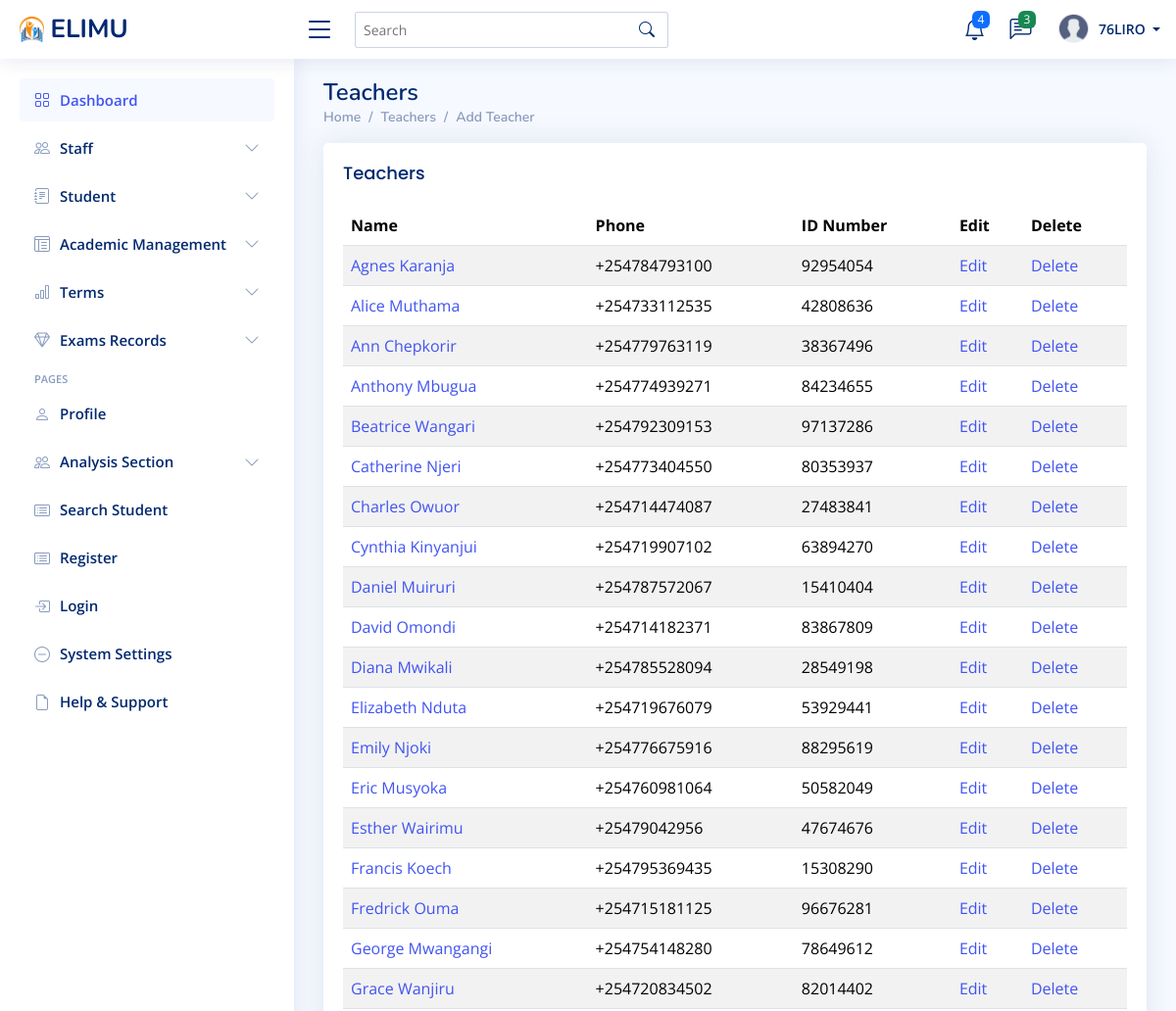
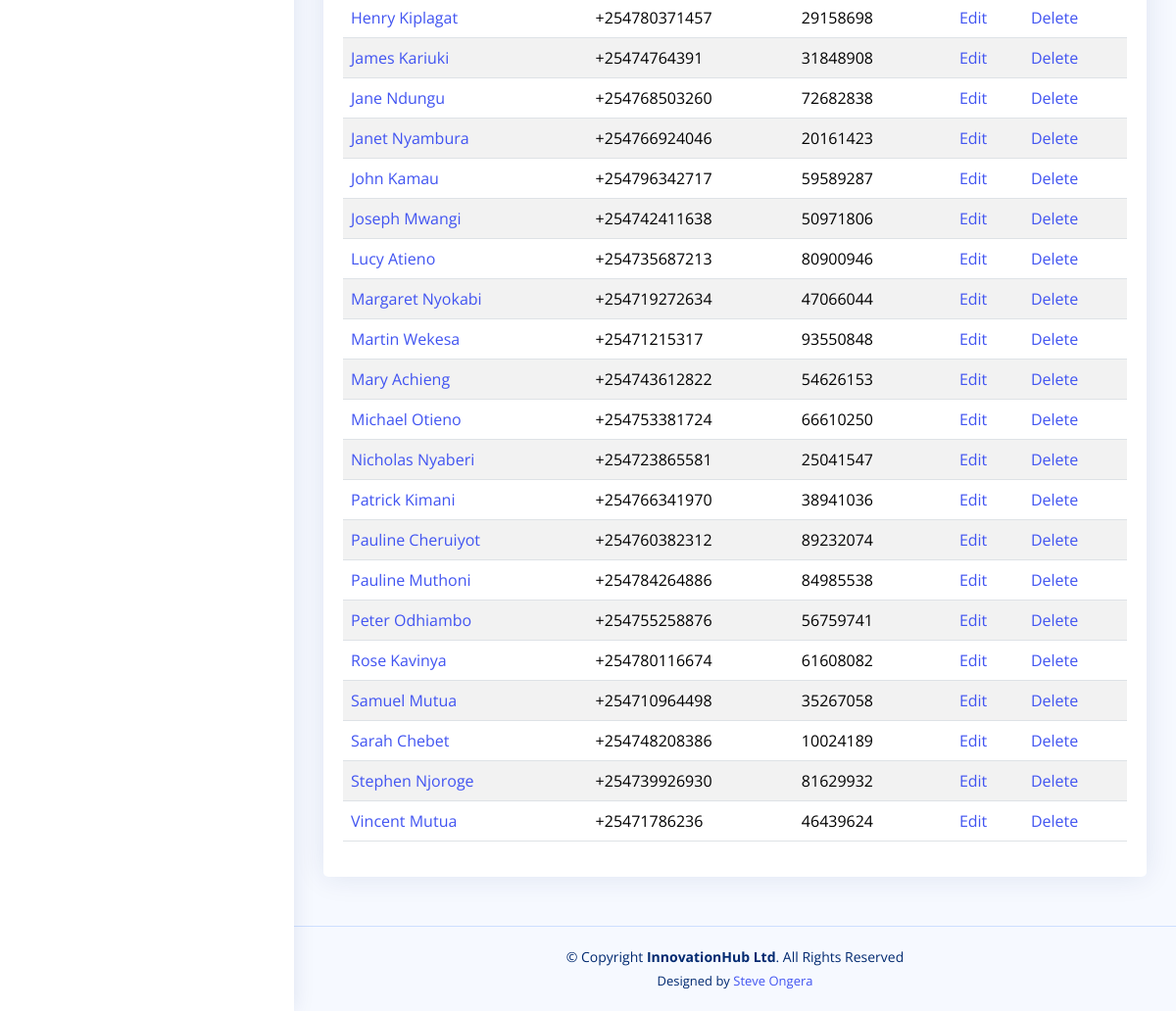
The page /teachers/ (signed in) on the database its author committed (2 pictures, top to bottom).
### myapp/models.py (models this page shows, shortened)
class Teacher(models.Model):
    id_number = models.CharField(max_length=20, unique=True)
    first_name = models.CharField(max_length=100)
    last_name = models.CharField(max_length=100)
    email = models.EmailField(unique=True)
    phone = models.CharField(max_length=15, unique=True)
    address = models.TextField(null=True, blank=True)
    username = models.CharField(max_length=150, blank=True, null=True)  # New field added
    assigned_class = models.ForeignKey(Class_of_study, on_delete=models.SET_NULL, null=True, blank=True, related_name="teachers")
    profile_image = models.ImageField(upload_to="teachers_profiles/", default="teachers_profiles/profile.png",  null=True, blank=True)
    teacher_code = models.CharField(max_length=6, unique=True, blank=True)
    date_of_birth = models.DateField(null=True, blank=True)
    gender = models.CharField(max_length=10, choices=[('M', 'Male'), ('F', 'Female')], null=True, blank=True)
    nationality = models.CharField(max_length=50, null=True, blank=True)
    employment_date = models.DateField(null=True, blank=True)
    department = models.CharField(max_length=100, null=True, blank=True)
    position = models.CharField(max_length=100, null=True, blank=True)  # e.g., Senior Teacher, HOD
    emergency_contact_name = models.CharField(max_length=100, null=True, blank=True)
    emergency_contact_phone = models.CharField(max_length=15, null=True, blank=True)
    emergency_contact_relationship = models.CharField(max_length=50, null=True, blank=True)
    created_at = models.DateTimeField(auto_now_add=True)
    updated_at = models.DateTimeField(auto_now=True)
    class Meta:
        ordering = ['first_name', 'last_name']

### myapp/views.py (the view)
# urls.py: path('teachers/', views.teacher_list, name='teacher_list'),
@login_required
@user_passes_test(is_staff_user)
def teacher_list(request):
    teachers = Teacher.objects.all()
    return render(request, 'teachers/teacher_list.html', {'teachers': teachers})

### myapp/context_processors.py (called while the page is built)
def unread_messages(request):
    if request.user.is_authenticated:
        messages = Message.objects.filter(receiver=request.user, is_read=False).order_by('-timestamp')
        return {'messages': messages}
    return {'messages': []}

### myapp/views.py (called while the page is built)
def is_staff_user(user):
    return user.is_staff

### templates/teachers/teacher_list.html
{% extends "base/base.html" %}
{% block content %}
<div class="pagetitle">
    <h1>Teachers</h1>
    <nav>
      <ol class="breadcrumb">
        <li class="breadcrumb-item"><a href="{% url 'admin_dashboard' %}">Home</a></li>
        <li class="breadcrumb-item">Teachers</li>
        <li class="breadcrumb-item active"><a href="{% url 'teacher_create' %}">Add Teacher</a></li>
      </ol>
    </nav>
</div>
<section class="section">
    <div class="row">
        <div class="col-lg-12">
            <div class="card">
                <div class="card-body">
                    <h5 class="card-title">Teachers</h5>
                    <div class="table-responsive">
                        <table class="table table-striped datatable">
                            <thead>
                                <tr>
                                    <th>Name</th>
                                    <th>Phone</th>
                                    <th> ID Number</th>
                                    <th>Edit</th>
                                    <th>Delete</th>
                                </tr>
                            </thead>
                            <tbody>
                              {% for teacher in teachers %}
                                <tr>
                                    <td><a href="{% url 'teacher_detail' teacher.id %}"> {{ teacher.first_name }} {{ teacher.last_name }}</a></td>
                                    <td>{{teacher.phone}}</td>
                                    <td>{{ teacher.id_number }}</td>
                                    <td><a href="{% url 'teacher_edit' teacher.id %}">Edit</a></td>
                                    <td><a href="{% url 'teacher_delete' teacher.id %}">Delete</a></td>
                                </tr>
                                {% endfor %}
                            </tbody>
                        </table>
                    </div>
                </div>
            </div>
        </div>
    </div>
</section>
{% endblock %}

### templates/base/navbar.html (shortened to what this page needs)
{% load static %}
<header id="header" class="header fixed-top d-flex align-items-center">
    <div class="d-flex align-items-center justify-content-between">
      {% if request.user.is_staff %}
        <a href="{% url 'admin_dashboard'%}" class="logo d-flex align-items-center">
        {% else %}
        <a href="{% url 'student_dashboard'%}" class="logo d-flex align-items-center">
      {% endif %}
        <img src="{% static 'assets/img/logo.png'%}" alt="">
        <span class="d-none d-lg-block">ELIMU</span>
      </a>
      <i class="bi bi-list toggle-sidebar-btn"></i>
    </div>
    <div class="search-bar">
      <form class="search-form d-flex align-items-center" method="POST" action="#">
        <input type="text" name="query" placeholder="Search" title="Enter search keyword">
        <button type="submit" title="Search"><i class="bi bi-search"></i></button>
      </form>
    </div>
    <nav class="header-nav ms-auto">
      <ul class="d-flex align-items-center">
        <li class="nav-item dropdown">
          <a class="nav-link nav-icon" href="#" data-bs-toggle="dropdown">
            <i class="bi bi-bell"></i>
            <span class="badge bg-primary badge-number">4</span>
          </a>
            </li>
          </ul>
        <li class="nav-item dropdown">
          <a class="nav-link nav-icon" href="#" data-bs-toggle="dropdown">
            <i class="bi bi-chat-left-text"></i>
            <span class="badge bg-success badge-number">3</span>
          </a>
        </li>
        <li class="nav-item dropdown pe-3">
          <a class="nav-link nav-profile d-flex align-items-center pe-0" href="#" data-bs-toggle="dropdown">
            <img src="{% static 'assets/img/profile.png'%}" alt="Profile" class="rounded-circle">
            <span class="d-none d-md-block dropdown-toggle ps-2">
              {% if user.is_authenticated %}
                   {{ user.username }}
              {% else %}
                  Admin
              {% endif %}
            </span>
          </a>
        </li>
    </nav>
  </header>

### static/assets/css/style.css (style rules this page uses)
:root { scroll-behavior: smooth; }
body { font-family: "Open Sans", sans-serif; background: #f6f9ff; color: #444444; }
a { color: #4154f1; text-decoration: none; }
h1, h2, h3, h4, h5, h6 { font-family: "Nunito", sans-serif; }
.pagetitle { margin-bottom: 10px; }
.pagetitle h1 { font-size: 24px; margin-bottom: 0; font-weight: 600; color: #012970; }
.card { margin-bottom: 30px; border: none; border-radius: 5px; box-shadow: 0px 0 30px rgba(1, 41, 112, 0.1); }
.card-title { padding: 20px 0 15px 0; font-size: 18px; font-weight: 500; color: #012970; font-family: "Poppins", sans-serif; }
.card-body { padding: 0 20px 20px 20px; }
.breadcrumb { font-size: 14px; font-family: "Nunito", sans-serif; color: #899bbd; font-weight: 600; }
.breadcrumb a { color: #899bbd; transition: 0.3s; }
.breadcrumb .breadcrumb-item::before { color: #899bbd; }
.breadcrumb .active { color: #51678f; font-weight: 600; }
.logo { line-height: 1; }
@media (min-width: 1200px) { .logo { width: 280px; } }
.logo img { max-height: 26px; margin-right: 6px; }
.logo span { font-size: 26px; font-weight: 700; color: #012970; font-family: "Nunito", sans-serif; }
.header { transition: all 0.5s; z-index: 997; height: 60px; box-shadow: 0px 2px 20px rgba(1, 41, 112, 0.1); background-color: #fff; padding-left: 20px; }
.header .toggle-sidebar-btn { font-size: 32px; padding-left: 10px; cursor: pointer; color: #012970; }
.header .search-bar { min-width: 360px; padding: 0 20px; }
.header .search-form { width: 100%; }
.header .search-form input { border: 0; font-size: 14px; color: #012970; border: 1px solid rgba(1, 41, 112, 0.2); padding: 7px 38px 7px 8px; border-radius: 3px; transition: 0.3s; width: 100%; }
.header .search-form button { border: 0; padding: 0; margin-left: -30px; background: none; }
.header .search-form button i { color: #012970; }
.header-nav ul { list-style: none; }
.header-nav>ul { margin: 0; padding: 0; }
.header-nav .nav-icon { font-size: 22px; color: #012970; margin-right: 25px; position: relative; }
.header-nav .nav-profile { color: #012970; }
.header-nav .nav-profile img { max-height: 36px; }
.header-nav .nav-profile span { font-size: 14px; font-weight: 600; }
.header-nav .badge-number { position: absolute; inset: -2px -5px auto auto; font-weight: normal; font-size: 12px; padding: 3px 6px; }

### rows shown on the page
Teacher: first_name "Agnes", last_name "Karanja", phone "+254784793100", id_number "92954054"
Teacher: first_name "Alice", last_name "Muthama", phone "+254733112535", id_number "42808636"
Teacher: first_name "Ann", last_name "Chepkorir", phone "+254779763119", id_number "38367496"
Teacher: first_name "Anthony", last_name "Mbugua", phone "+254774939271", id_number "84234655"
Teacher: first_name "Beatrice", last_name "Wangari", phone "+254792309153", id_number "97137286"
Teacher: first_name "Catherine", last_name "Njeri", phone "+254773404550", id_number "80353937"
Teacher: first_name "Charles", last_name "Owuor", phone "+254714474087", id_number "27483841"
Teacher: first_name "Cynthia", last_name "Kinyanjui", phone "+254719907102", id_number "63894270"
Teacher: first_name "Daniel", last_name "Muiruri", phone "+254787572067", id_number "15410404"
Teacher: first_name "David", last_name "Omondi", phone "+254714182371", id_number "83867809"
Teacher: first_name "Diana", last_name "Mwikali", phone "+254785528094", id_number "28549198"
Teacher: first_name "Elizabeth", last_name "Nduta", phone "+254719676079", id_number "53929441"
Teacher: first_name "Emily", last_name "Njoki", phone "+254776675916", id_number "88295619"
Teacher: first_name "Eric", last_name "Musyoka", phone "+254760981064", id_number "50582049"
Teacher: first_name "Esther", last_name "Wairimu", phone "+25479042956", id_number "47674676"
Teacher: first_name "Francis", last_name "Koech", phone "+254795369435", id_number "15308290"
Teacher: first_name "Fredrick", last_name "Ouma", phone "+254715181125", id_number "96676281"
Teacher: first_name "George", last_name "Mwangangi", phone "+254754148280", id_number "78649612"
Teacher: first_name "Grace", last_name "Wanjiru", phone "+254720834502", id_number "82014402"
Teacher: first_name "Henry", last_name "Kiplagat", phone "+254780371457", id_number "29158698"
Teacher: first_name "James", last_name "Kariuki", phone "+25474764391", id_number "31848908"
Teacher: first_name "Jane", last_name "Ndungu", phone "+254768503260", id_number "72682838"
Teacher: first_name "Janet", last_name "Nyambura", phone "+254766924046", id_number "20161423"
Teacher: first_name "John", last_name "Kamau", phone "+254796342717", id_number "59589287"
Teacher: first_name "Joseph", last_name "Mwangi", phone "+254742411638", id_number "50971806"
Teacher: first_name "Lucy", last_name "Atieno", phone "+254735687213", id_number "80900946"
Teacher: first_name "Margaret", last_name "Nyokabi", phone "+254719272634", id_number "47066044"
Teacher: first_name "Martin", last_name "Wekesa", phone "+25471215317", id_number "93550848"
Teacher: first_name "Mary", last_name "Achieng", phone "+254743612822", id_number "54626153"
Teacher: first_name "Michael", last_name "Otieno", phone "+254753381724", id_number "66610250"
Teacher: first_name "Nicholas", last_name "Nyaberi", phone "+254723865581", id_number "25041547"
Teacher: first_name "Patrick", last_name "Kimani", phone "+254766341970", id_number "38941036"
Teacher: first_name "Pauline", last_name "Cheruiyot", phone "+254760382312", id_number "89232074"
Teacher: first_name "Pauline", last_name "Muthoni", phone "+254784264886", id_number "84985538"
Teacher: first_name "Peter", last_name "Odhiambo", phone "+254755258876", id_number "56759741"
Teacher: first_name "Rose", last_name "Kavinya", phone "+254780116674", id_number "61608082"
Teacher: first_name "Samuel", last_name "Mutua", phone "+254710964498", id_number "35267058"
Teacher: first_name "Sarah", last_name "Chebet", phone "+254748208386", id_number "10024189"
Teacher: first_name "Stephen", last_name "Njoroge", phone "+254739926930", id_number "81629932"
Teacher: first_name "Vincent", last_name "Mutua", phone "+25471786236", id_number "46439624"

### other values the page prints
{{ user.username }} "76LIRO"
